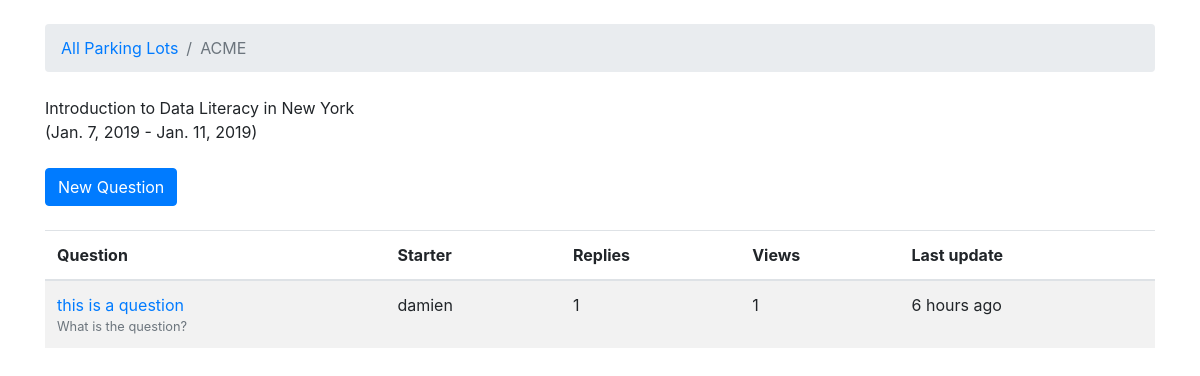
The page /lots/acme/ on the database its author committed.
### lot/models.py (models this page shows, shortened)
class Lot(models.Model):
    group_name = models.CharField(max_length=30, unique=True)
    description = models.CharField(max_length=100)
    location = models.CharField(max_length=100)
    start_date = models.DateField(null=True)
    end_date = models.DateField(null=True)
    slug = models.SlugField(unique=True)
    timezone = models.CharField(max_length=100, choices=TIMEZONE_CHOICES,
                                default='America/Los_Angeles')

class Question(models.Model):
    subject = models.CharField(max_length=255)
    last_updated = models.DateTimeField(auto_now_add=True)
    lot = models.ForeignKey(Lot, related_name='questions',
                            on_delete=models.CASCADE)
    starter = models.ForeignKey(User, related_name='questions',
                                on_delete=models.CASCADE)
    views = models.PositiveIntegerField(default=0)
    def get_first_post(self):
        return (Post.objects.filter(question=self)
                .order_by('created_at')
                .first())

class Post(models.Model):
    message = models.TextField(max_length=4000)
    question = models.ForeignKey(Question, related_name='posts',
                                 on_delete=models.CASCADE)
    created_at = models.DateTimeField(auto_now_add=True)
    updated_at = models.DateTimeField(null=True)
    created_by = models.ForeignKey(User, related_name='posts',
                                   on_delete=models.CASCADE)
    updated_by = models.ForeignKey(User, null=True, related_name='+',
                                   on_delete=models.CASCADE)
    def __str__(self):
        return self.message[:30]

### lot/views.py (the view)
# urls.py: path('lots/<slug:lot_id>/', views.QuestionListView.as_view(),
class QuestionListView(ListView):
    model = Question
    context_object_name = 'questions'
    template_name = 'list_of_questions_in_lot.html'
    def get_context_data(self, **kwargs):
        kwargs['lot'] = self.lot
        return super().get_context_data(**kwargs)
    def get_queryset(self):
        self.lot = get_object_or_404(Lot, slug=self.kwargs.get('lot_id'))
        questions = (
            self.lot.questions
            .order_by('-last_updated')
            .annotate(replies=Count('posts') - 1)
        )
        return questions

### templates/list_of_questions_in_lot.html (shortened to what this page needs)
{% extends 'base.html' %}
{% load humanize %}
{% block breadcrumb %}
  <li class="breadcrumb-item"><a href="{% url 'list_lots' %}">All Parking Lots</a></li>
  <li class="breadcrumb-item active">{{ lot.group_name }}</li>
{% endblock %}
{% block content %}
<div class='mb-4'>
    {{lot.description}} in {{lot.location}} <br/>
    ({{lot.start_date}} - {{lot.end_date}})
</div>
<div class='mb-4'>
    <a href="{% url 'new_question' lot.slug %}" class="btn btn-primary">New Question</a>
</div>
<table class="table table-striped mb-4">
    <thead class="thead-inverse">
        <tr>
            <th>Question</th>
            <th>Starter</th>
            <th>Replies</th>
            <th>Views</th>
            <th>Last update</th>
        </tr>
    </thead>
    <tbody>
        {% for question in questions%}
        <tr>
            <td>
                <a href="{% url 'question_comments' lot.slug question.pk %}">{{question.subject}}</a>
                <small class="text-muted
                d-block">{{question.get_first_post|truncatechars:30 }}</small>
            </td>
            <td>{{question.starter.username}}</td>
            <td>{{ question.replies }}</td>
            <td>{{ question.views }}</td>
            <td>{{ question.last_updated | naturaltime }}</td>
        </tr>
        {% endfor %}
    </tbody>
</table>
{% endblock %}

### rows shown on the page
Lot: group_name "ACME", description "Introduction to Data Literacy", location "New York", start_date "Jan. 7, 2019", end_date "Jan. 11, 2019"
Question: subject "this is a question", get_first_post "What is the question?", starter.username "damien", replies "1", views "1", last_updated "6 hours ago"
